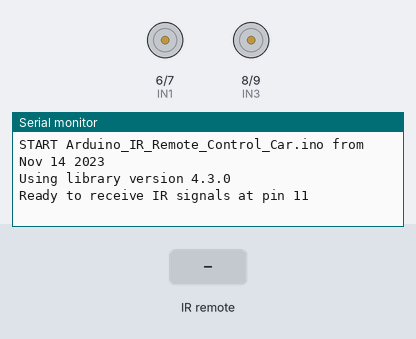
The sketch below on a simulated Arduino Uno, built with avr-gcc and run on an emulated ATmega328P. On the bench: motor-driver pin pairs drawn as motors (green arrow = first pin HIGH = forward, orange = second pin HIGH = backward, longer = more drive, scaled by the enable pin), the last lines printed to the serial monitor. Inputs (shaded band) come from the test bench.

Above: at 1.2 s.
1.3 s: infrared code 0x18 received
At 2.1 s:
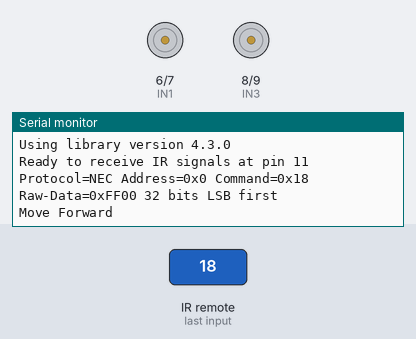
2.8 s: infrared code 0x52 received
At 3.2 s:
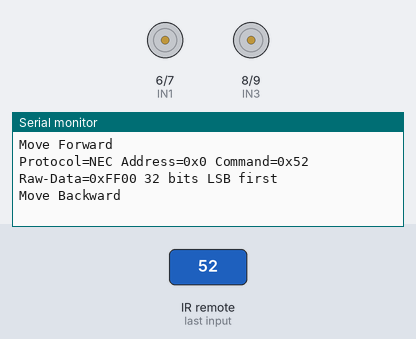
4.3 s: infrared code 0x8 received
At 5.5 s:
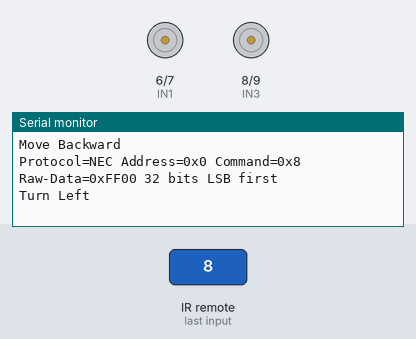
5.8 s: infrared code 0x5A received
At 6.7 s:
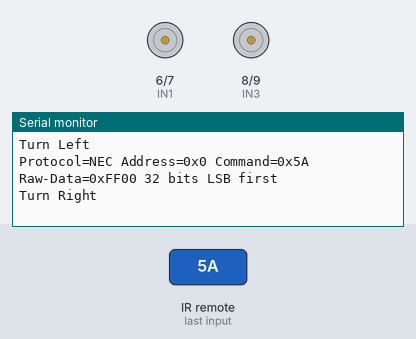
7.3 s: infrared code 0x16 received
At 7.9 s:
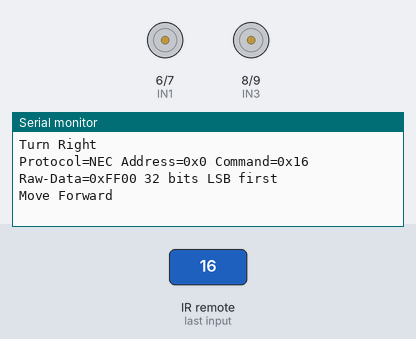
8.8 s: infrared code 0x24 received
At 10.2 s:
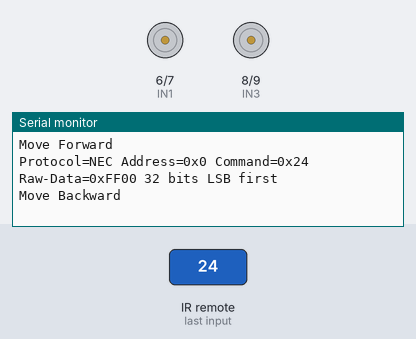
Timing chart, 0 to 11.3 s (numbered marks = the images above; inputs shaded):
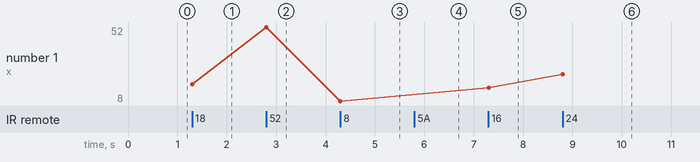

The sketch:

Arduino_IR_Remote_Control_Car.ino
```cpp
/*  Arduino IR Remote Control Car
 *  Creted By DIY Builder
 *  Date 06-07-2021
 *  version 1.0
 */

/*  This file is part of Arduino-IRremote https://github.com/Arduino-IRremote/Arduino-IRremote.
 *  Copyright (C) 2020-2021  Armin Joachimsmeyer
 *  armin.joachimsmeyer@gmail.com
 *  MIT License
 */


#include<Arduino.h>
#include<IRremote.h>
#define IR_RECEIVE_PIN 11

#define ENA 5
#define IN1 6
#define IN2 7
#define IN3 8
#define IN4 9
#define ENB 10

int motorSpeedA = 0;
int motorSpeedB = 0;

void setup () {

  Serial.begin (115200);
  Serial.println(F("START " __FILE__ " from " __DATE__ "\r\nUsing library version " VERSION_IRREMOTE));
  IrReceiver.begin(IR_RECEIVE_PIN, ENABLE_LED_FEEDBACK, USE_DEFAULT_FEEDBACK_LED_PIN);
  Serial.print(F("Ready to receive IR signals at pin "));
  Serial.println(IR_RECEIVE_PIN);

  pinMode(ENA, OUTPUT);
  pinMode(IN1, OUTPUT);
  pinMode(IN2, OUTPUT);
  pinMode(IN3, OUTPUT);
  pinMode(IN4, OUTPUT);
  pinMode(ENB, OUTPUT);

}


void loop() {
  if (IrReceiver.decode()) {
    IrReceiver.printIRResultShort(&Serial);
    if (IrReceiver.decodedIRData.protocol == UNKNOWN) {
      IrReceiver.printIRResultRawFormatted(&Serial, true);
    }

    switch(IrReceiver.decodedIRData.command) {
      //Default Remote
      case 0x18 : //Paste your command Value here
      Serial.println ("Move Forward");
      Forward();
      break;
      case 0x52:
      Serial.println("Move Backward");
      Backward();
      break;
      case 0x8:
      Serial.println("Turn Left");
      Left();
      break;
      case 0x5A:
      Serial.println("Turn Right");
      Right();
      break;
      case 0x1C:
      Serial.println("Stop");
      Stop();
      break;
      case 0x45:
      Serial.println("normal Speed");
      normalSpeed();
      break;
      case 0x46:
      Serial.println("medium Speed");
      mediumSpeed();
      break;
      case 0x47:
      Serial.println("full Speed");
      fullSpeed();
      break;

      //TV Remote
      case 0x16:
      Serial.println("Move Forward");
      Forward();
      break;
      case 0x24:
      Serial.println("Move Backward");
      Backward();
      break;
      case 0x21:
      Serial.println("Turn Left");
      Left();
      break;
      case 0x23:
      Serial.println("Turn Right");
      Right();
      break;
      case 0x25:
      Serial.println("Stop");
      Stop();
      break;
      case 0x10:
      Serial.println("normal Speed");
      normalSpeed();
      break;
      case 0x20:
      Serial.println("medium Speed");
      mediumSpeed();
      break;
      case 0x30:
      Serial.println("full Speed");
      fullSpeed();
      break;

    }

  Serial.println();
  IrReceiver.resume();
  }
}

void Forward() {
  analogWrite(ENA, motorSpeedA);
  analogWrite(ENB, motorSpeedB);
  digitalWrite(IN1, LOW);
  digitalWrite(IN2, HIGH);
  digitalWrite(IN3, LOW);
  digitalWrite(IN4, HIGH);
}

void Backward() {
  analogWrite(ENA, motorSpeedA);
  analogWrite(ENB, motorSpeedB);
  digitalWrite(IN1, HIGH);
  digitalWrite(IN2, LOW);
  digitalWrite(IN3, HIGH);
  digitalWrite(IN4, LOW);
}

void Left() {
  analogWrite(ENA, motorSpeedA);
  analogWrite(ENB, motorSpeedB);
  digitalWrite(IN1, LOW);
  digitalWrite(IN2, HIGH);
  digitalWrite(IN3, HIGH);
  digitalWrite(IN4, LOW);
}

void Right() {
  analogWrite(ENA, motorSpeedA);
  analogWrite(ENB, motorSpeedB);
  digitalWrite(IN1, HIGH);
  digitalWrite(IN2, LOW);
  digitalWrite(IN3, LOW);
  digitalWrite(IN4, HIGH);
}

void Stop() {
  analogWrite(ENA, 0);
  analogWrite(ENB, 0);
  digitalWrite(IN1, LOW);
  digitalWrite(IN2, LOW);
  digitalWrite(IN3, LOW);
  digitalWrite(IN4, LOW);
}

void normalSpeed() {
  motorSpeedA = 120;
  motorSpeedB = 120;
}

void mediumSpeed() {
  motorSpeedA = 175;
  motorSpeedB = 175;
}

void fullSpeed() {
  motorSpeedA = 255;
  motorSpeedB = 255;
}
```

Measured:
- after the input at 1.3 s, the serial monitor: prints a new line at once (image 1)
- after the input at 2.8 s, the serial monitor: prints a new line at once (image 2)
- after the input at 4.3 s, the serial monitor: prints a new line at once (image 3)
- after the input at 5.8 s, the serial monitor: prints a new line at once (image 4)
- after the input at 7.3 s, the serial monitor: prints a new line at once (image 5)
- after the input at 8.8 s, the serial monitor: prints a new line at once (image 6)
- plotted number 1: 18 → 52 after the input at 2.8 s, 52 → 8 after the input at 4.3 s, 8 → 16 after the input at 7.3 s, 16 → 24 after the input at 8.8 s
